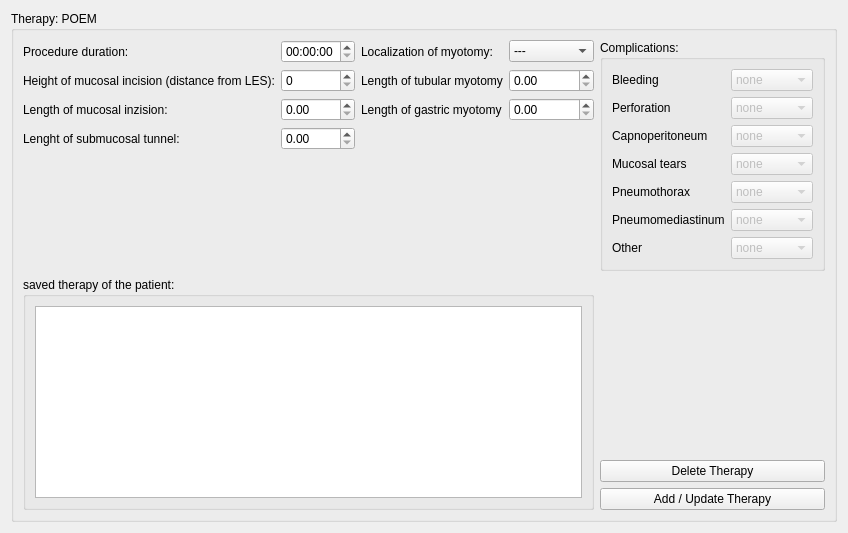
          <widget class="QWidget" name="peom">
           <layout class="QGridLayout" name="gridLayout_35">
            <item row="0" column="0">
             <widget class="QGroupBox" name="groupBox_24">
              <property name="title">
               <string>Therapy: POEM</string>
              </property>
              <layout class="QGridLayout" name="gridLayout_58">
               <item row="0" column="0">
                <layout class="QGridLayout" name="gridLayout_59">
                 <item row="5" column="0">
                  <widget class="QLabel" name="label_69">
                   <property name="text">
                    <string>Lenght of submucosal tunnel:</string>
                   </property>
                  </widget>
                 </item>
                 <item row="0" column="2">
                  <widget class="QLabel" name="label_70">
                   <property name="text">
                    <string>Localization of myotomy:</string>
                   </property>
                  </widget>
                 </item>
                 <item row="2" column="2">
                  <widget class="QLabel" name="label_72">
                   <property name="text">
                    <string>Length of tubular myotomy</string>
                   </property>
                  </widget>
                 </item>
                 <item row="5" column="1">
                  <widget class="QDoubleSpinBox" name="doubleSpinBox_5"/>
                 </item>
                 <item row="2" column="1">
                  <widget class="QSpinBox" name="spinBox_20"/>
                 </item>
                 <item row="4" column="2">
                  <widget class="QLabel" name="label_73">
                   <property name="text">
                    <string>Length of gastric myotomy</string>
                   </property>
                  </widget>
                 </item>
                 <item row="2" column="3">
                  <widget class="QDoubleSpinBox" name="doubleSpinBox_3"/>
                 </item>
                 <item row="4" column="0">
                  <widget class="QLabel" name="label_62">
                   <property name="text">
                    <string>Length of mucosal inzision:</string>
                   </property>
                  </widget>
                 </item>
                 <item row="0" column="1">
                  <widget class="QTimeEdit" name="timeEdit_2"/>
                 </item>
                 <item row="2" column="0">
                  <widget class="QLabel" name="label_67">
                   <property name="text">
                    <string>Height of mucosal incision (distance from LES):</string>
                   </property>
                  </widget>
                 </item>
                 <item row="0" column="0">
                  <widget class="QLabel" name="label_64">
                   <property name="text">
                    <string>Procedure duration:</string>
                   </property>
                  </widget>
                 </item>
                 <item row="4" column="1">
                  <widget class="QDoubleSpinBox" name="doubleSpinBox_4"/>
                 </item>
                 <item row="4" column="3">
                  <widget class="QDoubleSpinBox" name="doubleSpinBox_6"/>
                 </item>
                 <item row="6" column="2">
                  <spacer name="verticalSpacer_18">
                   <property name="orientation">
                    <enum>Qt::Vertical</enum>
                   </property>
                   <property name="sizeHint" stdset="0">
                    <size>
                     <width>20</width>
                     <height>40</height>
                    </size>
                   </property>
                  </spacer>
                 </item>
                 <item row="0" column="3">
                  <widget class="QComboBox" name="comboBox_4">
                   <item>
                    <property name="text">
                     <string>---</string>
                    </property>
                   </item>
                   <item>
                    <property name="text">
                     <string>1 o'clock</string>
                    </property>
                   </item>
                   <item>
                    <property name="text">
                     <string>2 o'clock</string>
                    </property>
                   </item>
                   <item>
                    <property name="text">
                     <string>3 o'clock</string>
                    </property>
                   </item>
                   <item>
                    <property name="text">
                     <string>4 o'clock</string>
                    </property>
                   </item>
                   <item>
                    <property name="text">
                     <string>5 o'clock</string>
                    </property>
                   </item>
                   <item>
                    <property name="text">
                     <string>6 o'clock</string>
                    </property>
                   </item>
                   <item>
                    <property name="text">
                     <string>7 o'clock</string>
                    </property>
                   </item>
                   <item>
                    <property name="text">
                     <string>8 o'clock</string>
                    </property>
                   </item>
                   <item>
                    <property name="text">
                     <string>9 o'clock</string>
                    </property>
                   </item>
                   <item>
                    <property name="text">
                     <string>10 o'clock</string>
                    </property>
                   </item>
                   <item>
                    <property name="text">
                     <string>11 o'clock</string>
                    </property>
                   </item>
                   <item>
                    <property name="text">
                     <string>12 o'clock</string>
                    </property>
                   </item>
                  </widget>
                 </item>
                </layout>
               </item>
               <item row="0" column="1">
                <widget class="QGroupBox" name="groupBox_20">
                 <property name="title">
                  <string>Complications:</string>
                 </property>
                 <layout class="QGridLayout" name="gridLayout_51">
                  <item row="5" column="0">
                   <widget class="QLabel" name="label_75">
                    <property name="text">
                     <string>Pneumomediastinum</string>
                    </property>
                   </widget>
                  </item>
                  <item row="4" column="1">
                   <widget class="QComboBox" name="comboBox_21">
                    <property name="enabled">
                     <bool>false</bool>
                    </property>
                    <item>
                     <property name="text">
                      <string>none</string>
                     </property>
                    </item>
                    <item>
                     <property name="text">
                      <string>mild</string>
                     </property>
                    </item>
                    <item>
                     <property name="text">
                      <string>moderate</string>
                     </property>
                    </item>
                    <item>
                     <property name="text">
                      <string>severe</string>
                     </property>
                    </item>
                   </widget>
                  </item>
                  <item row="4" column="0">
                   <widget class="QLabel" name="label_60">
                    <property name="text">
                     <string>Pneumothorax</string>
                    </property>
                   </widget>
                  </item>
                  <item row="3" column="1">
                   <widget class="QComboBox" name="comboBox_16">
                    <property name="enabled">
                     <bool>false</bool>
                    </property>
                    <item>
                     <property name="text">
                      <string>none</string>
                     </property>
                    </item>
                    <item>
                     <property name="text">
                      <string>mild</string>
                     </property>
                    </item>
                    <item>
                     <property name="text">
                      <string>moderate</string>
                     </property>
                    </item>
                    <item>
                     <property name="text">
                      <string>severe</string>
                     </property>
                    </item>
                   </widget>
                  </item>
                  <item row="1" column="1">
                   <widget class="QComboBox" name="comboBox_10">
                    <property name="enabled">
                     <bool>false</bool>
                    </property>
                    <item>
                     <property name="text">
                      <string>none</string>
                     </property>
                    </item>
                    <item>
                     <property name="text">
                      <string>mild</string>
                     </property>
                    </item>
                    <item>
                     <property name="text">
                      <string>moderate</string>
                     </property>
                    </item>
                    <item>
                     <property name="text">
                      <string>severe</string>
                     </property>
                    </item>
                   </widget>
                  </item>
                  <item row="2" column="1">
                   <widget class="QComboBox" name="comboBox_11">
                    <property name="enabled">
                     <bool>false</bool>
                    </property>
                    <item>
                     <property name="text">
                      <string>none</string>
                     </property>
                    </item>
                    <item>
                     <property name="text">
                      <string>mild</string>
                     </property>
                    </item>
                    <item>
                     <property name="text">
                      <string>moderate</string>
                     </property>
                    </item>
                    <item>
                     <property name="text">
                      <string>severe</string>
                     </property>
                    </item>
                   </widget>
                  </item>
                  <item row="0" column="1">
                   <widget class="QComboBox" name="comboBox_9">
                    <property name="enabled">
                     <bool>false</bool>
                    </property>
                    <item>
                     <property name="text">
                      <string>none</string>
                     </property>
                    </item>
                    <item>
                     <property name="text">
                      <string>mild</string>
                     </property>
                    </item>
                    <item>
                     <property name="text">
                      <string>moderate</string>
                     </property>
                    </item>
                    <item>
                     <property name="text">
                      <string>servere</string>
                     </property>
                    </item>
                   </widget>
                  </item>
                  <item row="1" column="0">
                   <widget class="QLabel" name="label_49">
                    <property name="text">
                     <string>Perforation</string>
                    </property>
                   </widget>
                  </item>
                  <item row="2" column="0">
                   <widget class="QLabel" name="label_55">
                    <property name="text">
                     <string>Capnoperitoneum</string>
                    </property>
                   </widget>
                  </item>
                  <item row="6" column="0">
                   <widget class="QLabel" name="label_58">
                    <property name="text">
                     <string>Other</string>
                    </property>
                   </widget>
                  </item>
                  <item row="0" column="0">
                   <widget class="QLabel" name="label_59">
                    <property name="text">
                     <string>Bleeding</string>
                    </property>
                   </widget>
                  </item>
                  <item row="3" column="0">
                   <widget class="QLabel" name="label_56">
                    <property name="text">
                     <string>Mucosal tears</string>
                    </property>
                   </widget>
                  </item>
                  <item row="5" column="1">
                   <widget class="QComboBox" name="comboBox_22">
                    <property name="enabled">
                     <bool>false</bool>
                    </property>
                    <item>
                     <property name="text">
                      <string>none</string>
                     </property>
                    </item>
                    <item>
                     <property name="text">
                      <string>mild</string>
                     </property>
                    </item>
                    <item>
                     <property name="text">
                      <string>moderate</string>
                     </property>
                    </item>
                    <item>
                     <property name="text">
                      <string>severe</string>
                     </property>
                    </item>
                   </widget>
                  </item>
                  <item row="6" column="1">
                   <widget class="QComboBox" name="comboBox_18">
                    <property name="enabled">
                     <bool>false</bool>
                    </property>
                    <item>
                     <property name="text">
                      <string>none</string>
                     </property>
                    </item>
                    <item>
                     <property name="text">
                      <string>mild</string>
                     </property>
                    </item>
                    <item>
                     <property name="text">
                      <string>moderate</string>
                     </property>
                    </item>
                    <item>
                     <property name="text">
                      <string>severe</string>
                     </property>
                    </item>
                   </widget>
                  </item>
                 </layout>
                </widget>
               </item>
               <item row="1" column="0">
                <widget class="QGroupBox" name="groupBox_19">
                 <property name="title">
                  <string>saved therapy of the patient:</string>
                 </property>
                 <layout class="QGridLayout" name="gridLayout_57">
                  <item row="0" column="0">
                   <widget class="QTextEdit" name="textEdit_13"/>
                  </item>
                 </layout>
                </widget>
               </item>
               <item row="1" column="1">
                <layout class="QVBoxLayout" name="verticalLayout_7">
                 <item>
                  <spacer name="verticalSpacer_8">
                   <property name="orientation">
                    <enum>Qt::Vertical</enum>
                   </property>
                   <property name="sizeHint" stdset="0">
                    <size>
                     <width>20</width>
                     <height>40</height>
                    </size>
                   </property>
                  </spacer>
                 </item>
                 <item>
                  <widget class="QPushButton" name="delete_therapy_poem_button">
                   <property name="text">
                    <string>Delete Therapy</string>
                   </property>
                  </widget>
                 </item>
                 <item>
                  <widget class="QPushButton" name="pushButton_4">
                   <property name="text">
                    <string>Add / Update Therapy</string>
                   </property>
                  </widget>
                 </item>
                </layout>
               </item>
              </layout>
             </widget>
            </item>
           </layout>
          </widget>
